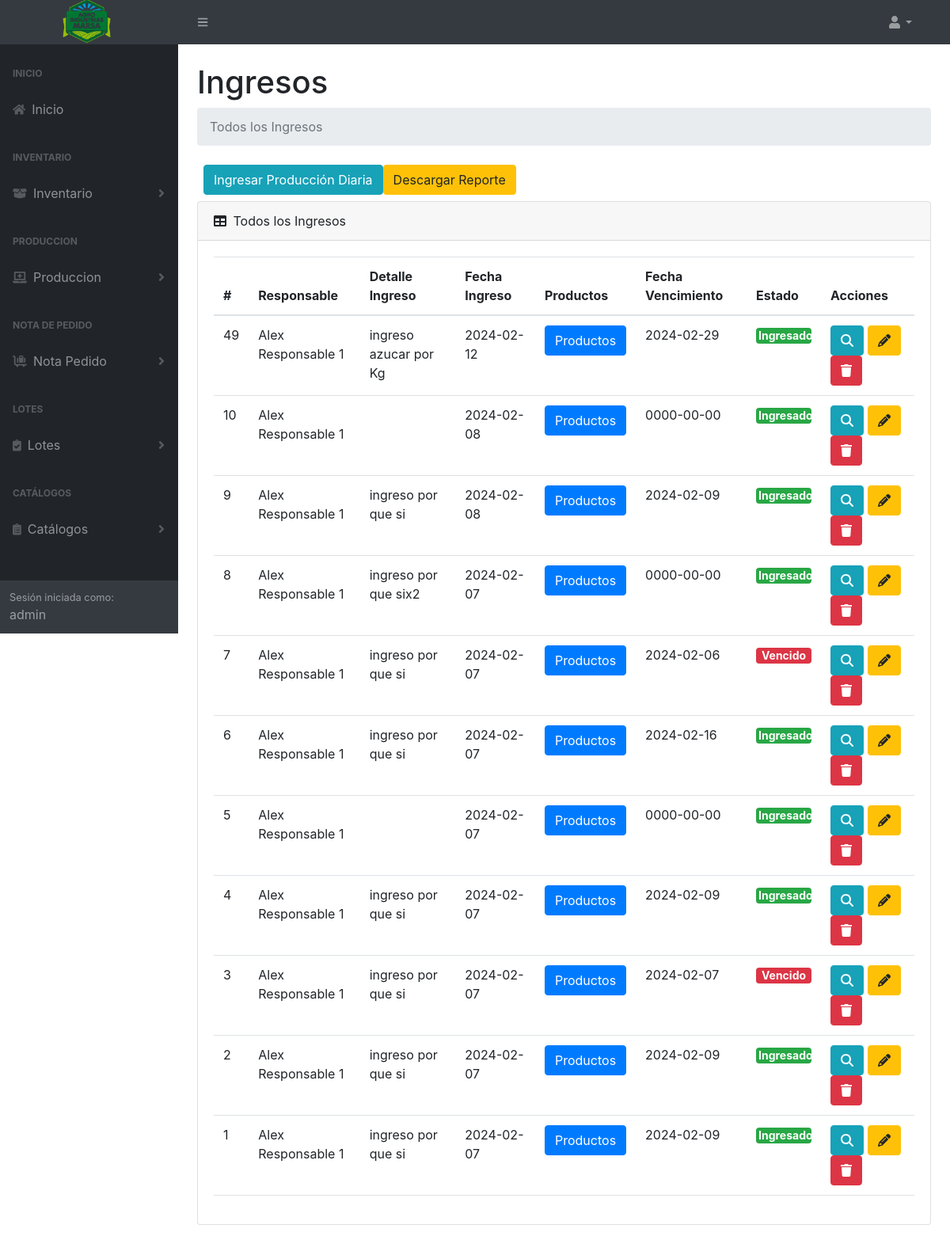
/index.php?ruta=ingresos&type=ingresos (signed in), run on an earlier commit of the app's database.
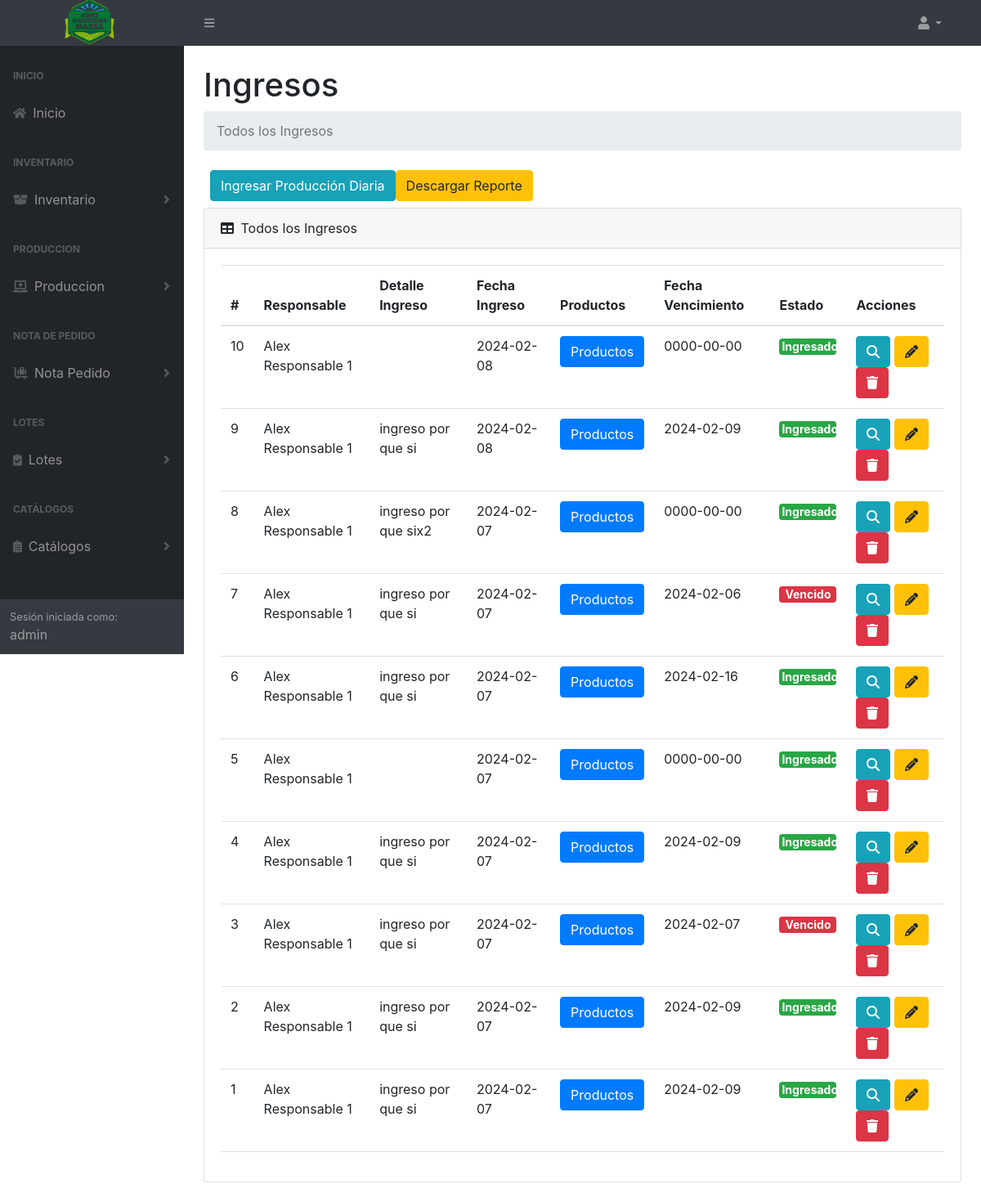
And on a later commit of the database.
### tables this page shows
CREATE TABLE `tb_ingreso` (
  `IdIng` int(11) NOT NULL,
  `IdPer` int(11) NOT NULL,
  `DescripcionIng` varchar(150) DEFAULT NULL,
  `DatosProductosIngresoJson` longtext NOT NULL CHECK (json_valid(`DatosProductosIngresoJson`)),
  `FechaProduccionIng` date NOT NULL,
  `FechaVencimientoIng` date NOT NULL,
  `FechaReingresoIng` date DEFAULT NULL,
  `FechaMermaIng` date DEFAULT NULL,
  `Estado` int(10) NOT NULL,
  `DateCreate` datetime NOT NULL,
  `DateUpdate` datetime NOT NULL
);

CREATE TABLE `tb_personal` (
  `IdPer` int(11) NOT NULL,
  `IdTipoPer` int(11) NOT NULL,
  `dni` int(11) NOT NULL,
  `NombrePer` varchar(255) NOT NULL,
  `ApellidoPer` varchar(255) NOT NULL,
  `TelefonoPer` varchar(12) NOT NULL,
  `DireccionPer` varchar(255) NOT NULL,
  `Estado` int(10) NOT NULL,
  `DateCreate` datetime NOT NULL,
  `DateUpdate` datetime NOT NULL
);

### controller/template.controller.php (called while the page is built)
<?php
class TemplateController
{
  static public function ctrTemplate()
  {
    include "view/template.php";
  }
}

### index.php (called while the page is built, shortened)
<?php
require_once "controller/template.controller.php";
require_once "controller/ingresos.controller.php";
require_once "controller/lotes.controller.php";
require_once "model/ingresos.model.php";
$template = new TemplateController();
$template -> ctrTemplate();

### controller/ingresos.controller.php (called while the page is built, shortened)
<?php
class IngresosController
{
  public static function ctrGetAllIngresos()
  {
    $table = "tb_ingreso";
    $ListNotaPedido = IngresosModel::mdlGetAllIngresos($table);
    return $ListNotaPedido;
  }
}

### model/conexion.php (called while the page is built)
<?php
class Conexion
{
  static public function conn()
  {
    $link = new PDO("mysql:host=localhost;dbname=marsa_db","root","");
    $link->exec("set names utf8");
    return $link;
  }
}

### model/ingresos.model.php (called while the page is built, shortened)
<?php
require_once "conexion.php";
class IngresosModel
{
  public static function mdlGetAllIngresos($table)
  {
    $statement = Conexion::conn()->prepare("
      SELECT ing.*,
        per.NombrePer AS NombrePerIdPer,
        e.TipoEstado
      FROM $table AS ing
      INNER JOIN tb_personal AS per ON ing.IdPer = per.IdPer
      INNER JOIN tb_estado AS e ON ing.Estado = e.IdEstado
      ORDER BY
      IdIng DESC");
    $statement->execute();
    $results = $statement->fetchAll(PDO::FETCH_ASSOC);
    foreach ($results as &$result) {
      if (isset($result['DatosProductosIngresoJson'])) {
        $productsJson = json_decode($result['DatosProductosIngresoJson'], true);
        foreach ($productsJson as &$product) {
          $statement = Conexion::conn()->prepare("
            SELECT NombreProducto
            FROM tb_producto
            WHERE IdProd = :codProduct
          ");
          $statement->bindParam(":codProduct", $product['codProduct'], PDO::PARAM_INT);
          $statement->execute();
          $productResult = $statement->fetch(PDO::FETCH_ASSOC);
        }
      }
    }
    return $results;
  }
}

### view/modules/ingresos.php (the view, shortened to what this page needs)
</div>
</div>
<div class="sb-sidenav-footer">
  <div class="small">Sesión iniciada como:</div>
  <?php echo $_SESSION["Nombre"] ?>
</div>
</nav>
</div>
<div id="layoutSidenav_content">
  <main>
    <div class="container-fluid px-4">
      <?php
      if ($_GET["type"] == "ingresos") {
      ?>
        <h1 class="mt-4">Ingresos</h1>
        <ol class="breadcrumb mb-4">
          <li class="breadcrumb-item active">Todos los Ingresos</li>
        </ol>
        <div class="d-flex m-2">
          <button type="button" class="btn btn-info btnNewIng" id="btnNewIng">
            Ingresar Producción Diaria
          </button>
          <button type="button" class="btn btn-warning ReporteEntradas" id="ReporteEntradas">
            Descargar Reporte
          </button>
        </div>
        <div class="card mb-4">
          <div class="card-header">
            <i class="fas fa-table me-1"></i>
            Todos los Ingresos
          </div>
          <div class="card-body">
            <table id="datatablesSimple" class="data-table-InsidesMaterials table">
              <thead>
                <tr>
                  <th>#</th>
                  <th>Responsable</th>
                  <th>Detalle Ingreso</th>
                  <th>Fecha Ingreso</th>
                  <th>Productos</th>
                  <th>Fecha Vencimiento</th>
                  <th>Estado</th>
                  <th>Acciones</th>
                </tr>
              </thead>
              <tbody>
              <?php
                  $ListNotaPedido = IngresosController::ctrGetAllIngresos();
                  foreach ($ListNotaPedido as $key => $value) {
                    $estado = $value["TipoEstado"] == "Ingresado" ? "<span class='badge bg-success' style='font-size: 14px; padding: 3px; width: 70px; text-align: center;'>Ingresado</span>" : "<span class='badge bg-danger' style='font-size: 14px; padding: 3px; width: 70px; text-align: center;'>Vencido</span>";
                    echo
                  '<tr>
                      <td>' . $value["IdIng"] . '</td>
                      <td>' . $value["NombrePerIdPer"] . '</td>
                      <td>' . $value["DescripcionIng"] . '</td>
                      <td>' . $value["FechaProduccionIng"] . '</td>
                      <td><button class="btn btn-primary btnMostarProductosIng" data-products="' . htmlspecialchars($value["DatosProductosIngresoJson"]) . '">Productos</button></td>
                      <td>' . $value["FechaVencimientoIng"] . '</td>
                      <td>' . $estado . '</td>
                      <td>
                      <button class="btn btn-info btnViewDetallNotPe" data-bs-toggle="modal" data-bs-target="#modalViewDetallNotPe" codDetNotPe="' . $value["IdIng"] . '" ><i class="fa-solid fa-magnifying-glass"></i></button>
                      <button class="btn btn-warning btnEditIC" codIngreso="' . $value["IdIng"] . '"><i class="fa-solid fa-pencil"></i></button>
                      <button class="btn btn-danger btnIngresoDelet" codIngresoDelet="' . $value["IdIng"] . '"><i class="fa-solid fa-trash"></i></button>
                    </tr>';
                }?>
              </tbody>
              </table>
            </div>
          </div>
      <?php
      }
      ?>
    </div>
  </main>
</div>
</div>

### view/template.php (shortened to what this page needs)
<!DOCTYPE html>
<html lang="es">
<head>
  <?php require "modules/header.php" ?>
</head>
  <?php
    if (isset($_SESSION["login"]) && $_SESSION["login"] == "ok")
    {
      echo '<body class="sb-nav-fixed">';
      include "modules/navbar.php";
      echo '
      <div id="layoutSidenav">
        <div id="layoutSidenav_nav">
          <nav class="sb-sidenav accordion sb-sidenav-dark" id="sidenavAccordion">
            <div class="sb-sidenav-menu">
              <div class="nav">';
      include "modules/menu.php";
      if(isset($_GET["ruta"]))
      {
        if(
          $_GET["ruta"] == "home" ||
          $_GET["ruta"] == "users" ||
          $_GET["ruta"] == "products" ||
          $_GET["ruta"] == "personal" ||
          $_GET["ruta"] == "clients" ||
          $_GET["ruta"] == "ingresos" ||
          $_GET["ruta"] == "nuevoIngreso" ||
          $_GET["ruta"] == "almacen" ||
          $_GET["ruta"] == "notaPedido" ||
          $_GET["ruta"] == "verNotasPedido" ||
          $_GET["ruta"] == "editNotaPedido" ||
          $_GET["ruta"] == "lotes" ||
          $_GET["ruta"] == "nuevoLote" ||
          $_GET["ruta"] == "categorias" ||
          $_GET["ruta"] == "signout"
             )
        {
          include "modules/".$_GET["ruta"].".php";
        }
        else
        {
          include "web/404.html";
        }
      }
      else
      {
        include "modules/home.php";
      }
      echo '<footer>';
      include "modules/footer.php";
      echo '</footer>';
    }
    else
    {
      include "modules/login.php";
    }
  ?>
  <link rel="stylesheet" type="text/css" href="https://cdn.jsdelivr.net/npm/daterangepicker/daterangepicker.css" />
</body>
</html>

### view/modules/header.php (shortened to what this page needs)
<link href="https://cdn.jsdelivr.net/npm/simple-datatables@7.1.2/dist/style.min.css" rel="stylesheet" />
<link href="css/styles.css" rel="stylesheet" />
<link href="css/styles-marsa.css" rel="stylesheet" />
<link href="https://cdn.jsdelivr.net/npm/sweetalert2@11.7.5/dist/sweetalert2.min.css" rel="stylesheet">
<link rel="stylesheet" href="https://maxcdn.bootstrapcdn.com/bootstrap/4.0.0/css/bootstrap.min.css">
<link rel="stylesheet" href="https://use.fontawesome.com/releases/v5.0.8/css/solid.css">
<link rel="stylesheet" type="text/css" href="css/styles-marsa.css" th:href="@{/css/styles-marsa.css}">

### view/modules/navbar.php (shortened to what this page needs)
  <nav class="sb-topnav navbar navbar-expand navbar-dark bg-dark">
  <a class="navbar-brand ps-3" href="index.php"><img src="view/img/logo.png" class="imageNavBar"></a>
  <button class="btn btn-link btn-sm order-1 order-lg-0 me-4 me-lg-0" id="sidebarToggle" href="#!"><i class="fas fa-bars"></i></button>
  <ul class="navbar-nav ms-auto ms-md-0 me-3 me-lg-4">
    <li class="nav-item dropdown">
      <a class="nav-link dropdown-toggle" id="navbarDropdown" href="#" role="button" data-bs-toggle="dropdown" aria-expanded="false"><i class="fas fa-user fa-fw"></i></a>
    </li>
  </ul>
</nav>

### view/modules/menu.php (shortened to what this page needs)
<div class="sb-sidenav-menu-heading">Inicio</div>
<a class="nav-link" href="home">
  <div class="sb-nav-link-icon"><i class="fas fa-home"></i></div>
  Inicio
</a>
<div class="sb-sidenav-menu-heading">Inventario</div>
  <a class="nav-link collapsed" href="#" data-bs-toggle="collapse" data-bs-target="#listInventory" aria-expanded="false" aria-controls="collapseLayouts">
  <div class="sb-nav-link-icon"><i class="fa-solid fa-box-open"></i></div>
  Inventario
  <div class="sb-sidenav-collapse-arrow"><i class="fas fa-angle-down"></i></div>
  </a>
<div class="sb-sidenav-menu-heading">Produccion</div>
<a class="nav-link collapsed" href="#" data-bs-toggle="collapse" data-bs-target="#listRegistros" aria-expanded="false" aria-controls="collapseLayouts">
  <div class="sb-nav-link-icon"><i class="fa-solid fa-laptop-medical"></i></div>
  Produccion
  <div class="sb-sidenav-collapse-arrow"><i class="fas fa-angle-down"></i></div>
</a>
<div class="sb-sidenav-menu-heading">Nota De Pedido</div>
<a class="nav-link collapsed" href="#" data-bs-toggle="collapse" data-bs-target="#listNotaPedido" aria-expanded="false" aria-controls="collapseLayouts">
  <div class="sb-nav-link-icon"><i class="fa-solid fa-cart-flatbed-suitcase"></i></div>
  Nota Pedido
  <div class="sb-sidenav-collapse-arrow"><i class="fas fa-angle-down"></i></div>
</a>
<div class="sb-sidenav-menu-heading">Lotes</div>
<a class="nav-link collapsed" href="#" data-bs-toggle="collapse" data-bs-target="#listMovements" aria-expanded="false" aria-controls="collapseLayouts">
  <div class="sb-nav-link-icon"><i class="fa-solid fa-clipboard-check"></i></div>
  Lotes
  <div class="sb-sidenav-collapse-arrow"><i class="fas fa-angle-down"></i></div>
</a>
<div class="sb-sidenav-menu-heading">Catálogos</div>
<a class="nav-link collapsed" href="#" data-bs-toggle="collapse" data-bs-target="#listaCatalogo" aria-expanded="false" aria-controls="collapseLayouts">
  <div class="sb-nav-link-icon"><i class="fa-solid fa-clipboard-list"></i></div>
  Catálogos
  <div class="sb-sidenav-collapse-arrow"><i class="fas fa-angle-down"></i></div>
</a>

### view/modules/footer.php (shortened to what this page needs)
<div class="container-fluid px-4">
  <div class="d-flex align-items-center justify-content-end small">
    <div class="text-muted">Copyright &copy; Todos los derechos reservados. Marsa 2024</div>
  </div>
</div>

### css/styles-marsa.css (style rules this page uses)
.imageNavBar { margin-top: -3px; width: 120; height: 75px; padding-left: 40px; }

What changed in the data, as far as the page shows it:
removed tb_ingreso: IdIng "49", IdPer.NombrePer "Alex Responsable 1", DescripcionIng "ingreso azucar por Kg", FechaProduccionIng "2024-02-12", FechaVencimientoIng "2024-02-29", shows "Ingresado"
